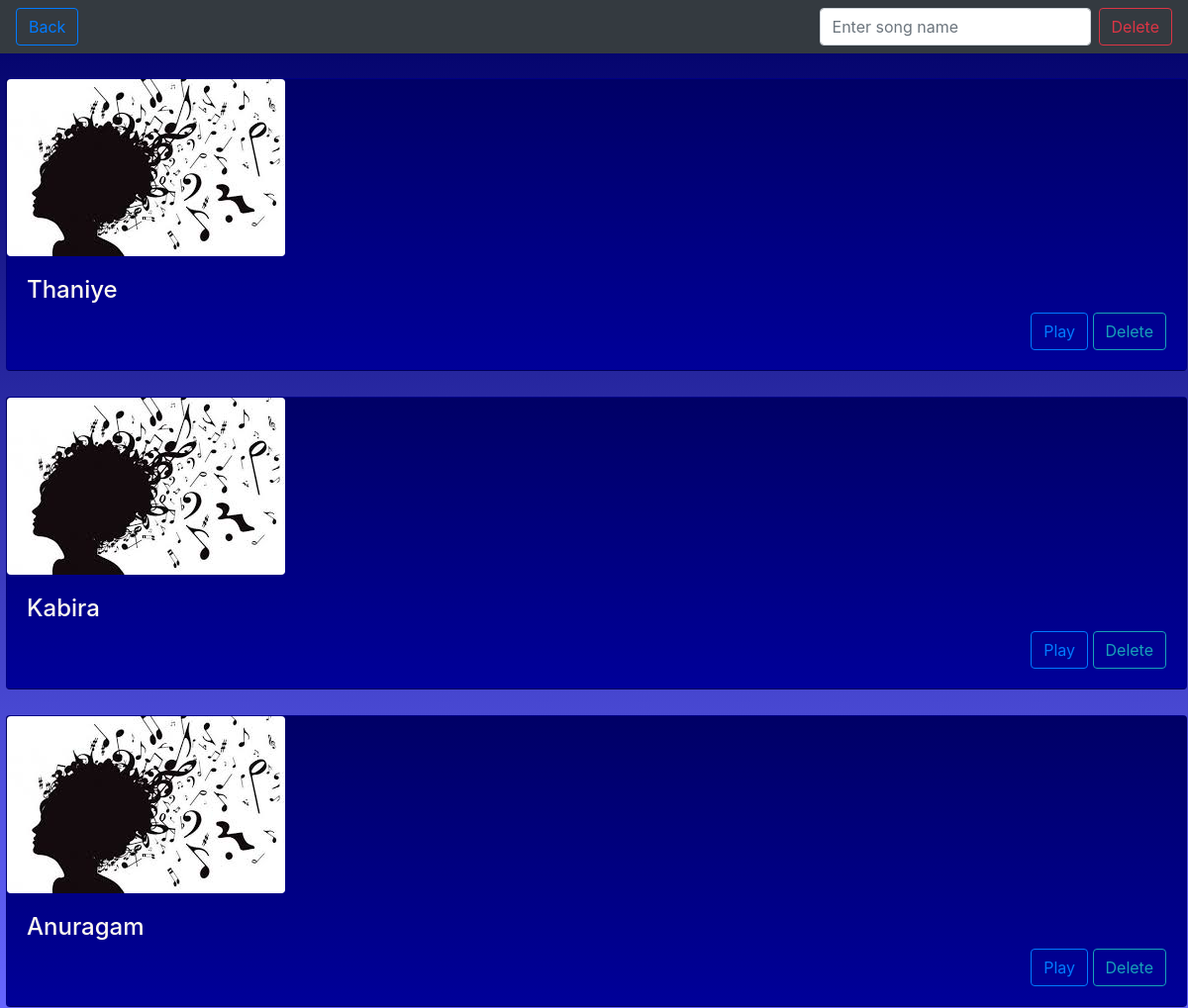
Page /asd/songs.php on the earlier database version.
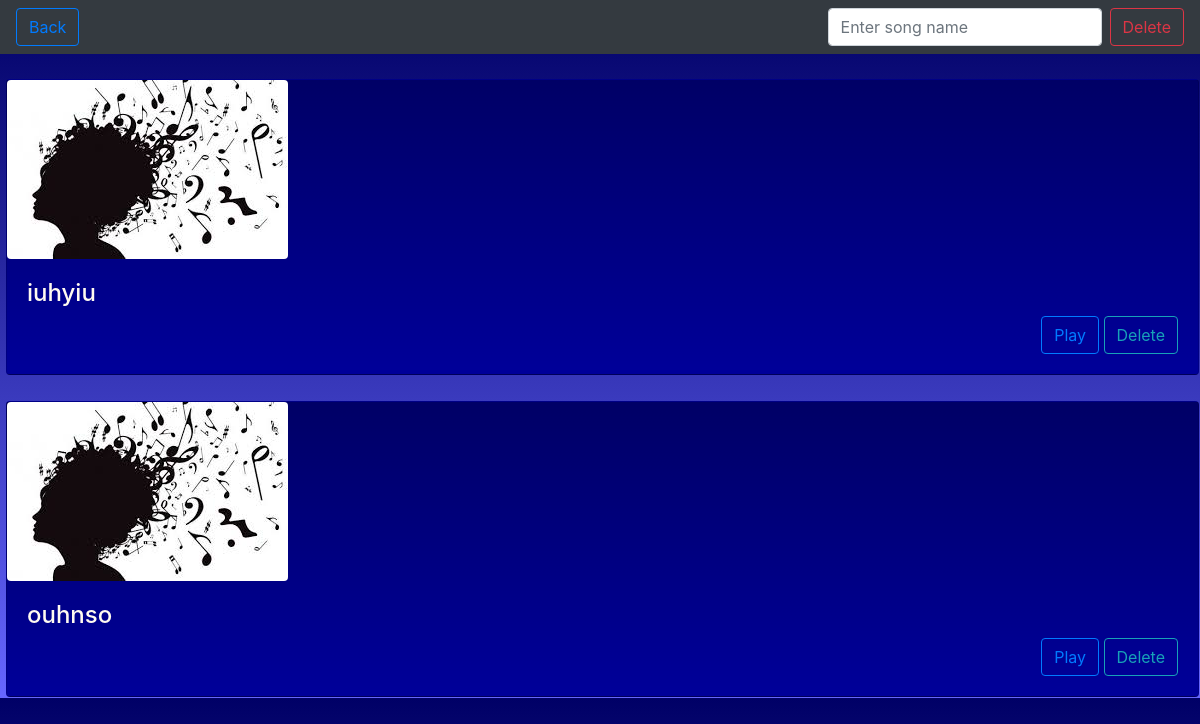
Same page on the later database version.
### tables this page shows
CREATE TABLE `track` (
  `track_id` int(10) NOT NULL,
  `track_name` varchar(40) NOT NULL,
  `track_type` varchar(40) NOT NULL,
  `track_desc` varchar(40) NOT NULL,
  `track_singer_id` int(10) NOT NULL,
  `track_music_id` int(10) NOT NULL
);

### asd/songs.php (the view, shortened to what this page needs)
<?php
  include('dbconfig/config.php');
 ?>
<!DOCTYPE html>
<html lang="en" dir="ltr">
  <head>
    <link
      rel="stylesheet"
      href="node_modules/bootstrap/dist/css/bootstrap.min.css"
    />
    <link rel="stylesheet" href="css/songs.css"/>
  </head>
  <body class="body">
    <nav class="navbar navbar-dark bg-dark">
            <a class="btn btn-outline-primary my-2 my-sm-0" type="submit" href="./land.php"> Back</a>
            <form class="form-inline my-2 my-lg-0" method="post">
      <input class="form-control mr-sm-2" type="text" name="dlt_song_name" placeholder="Enter song name" aria-label="Search">
      <button class="btn btn-outline-danger  my-2 my-sm-0" type="submit" name="dlt_btn">Delete</button>
    </form>
      </nav>
    <?php
        $sql = "SELECT track_name FROM track";
        $query = mysqli_query($conn,$sql);
        while( $record = mysqli_fetch_array($query) ) {
      ?>
<table style="width:100% ">
  <tr>
<td>
  <br>
  <div class="card" style="margin-left:5px;" >
<div class="avatar">
<img class="rounded float-left" alt="" src="./image/download.jpg">
</div>
<div class="card-body info">
<h4>
<?php
echo $record['track_name']; ?>
</h4>
<form class="" action="" method="post">
  <div class="text-right">
<button href="#" class="btn btn-outline-primary my-2 my-sm-0 mb-9 " id="button">Play</button>
<button href="" class="btn btn-outline-info my-2 my-sm-0 mb-9 " id="button" name="dlt_btn">Delete</button>
</form>
</div>
  </div>
</td>
  </tr>
</table>
<?php } ?>
  </body>
</html>

Differences in the rows shown:
removed track: track_name "Thaniye"
removed track: track_name "Kabira"
removed track: track_name "Anuragam"
added track: track_name "iuhyiu"
added track: track_name "ouhnso"
